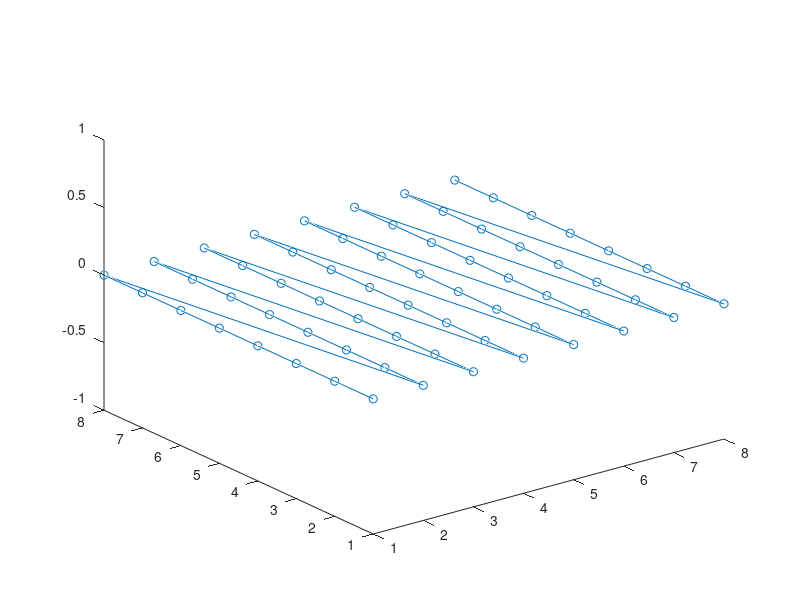

Source code (MATLAB): (Note: this script raises an error after producing the figure.)
DIM = 2;
NX = 8; 
if DIM == 1
    %[nodeX, nodeY, nodeZ] = meshgrid(linspace(0,1,NX),0,0);
    [nodeX, nodeY, nodeZ] = meshgrid(1:NX,0,0);
    [ijkX, ijkY, ijkZ] = meshgrid(1:NX,0,0); 
elseif DIM == 2
    %[nodeX, nodeY, nodeZ] = meshgrid(linspace(0,1,NX),linspace(0,1,NX),0);
    [nodeX, nodeY, nodeZ] = meshgrid(1:NX,1:NX,0);
    [ijkX, ijkY, ijkZ] = meshgrid(1:NX,1:NX,0); 
elseif DIM==3
    [nodeX, nodeY, nodeZ] = meshgrid(1:NX,1:NX,1:NX);
   % [nodeX, nodeY, nodeZ] = meshgrid(linspace(0,1,NX),linspace(0,1,NX),linspace(0,1,NX));
    [ijkX, ijkY, ijkZ] = meshgrid(1:NX,1:NX,1:NX);
else
    fprintf('Error, No support for dimensions greater than 3\n');
    return;
end

nodes = [nodeX(:), nodeY(:), nodeZ(:)];
ijk_ind = [ijkX(:), ijkY(:), ijkZ(:)];

%subplot(2,1,1)
plot3(nodes(:,1), nodes(:,2), nodes(:,3),'o-');

morton_ind = ijk_to_x(ijk_ind, DIM, [0,1]);

[temp morton_compressed_ind] = sort(morton_ind); 
s_nodes = nodes(morton_compressed_ind,:); 
%subplot(2,1,2)
plot3(s_nodes(:,1), s_nodes(:,2), s_nodes(:,3),'o-');
xlabel('k');
ylabel('i');
zlabel('j');


subplot(2,2,1); 
plot(nodes(:,1), nodes(:,2), 'o-');
title('Original (Raster) Order');


subplot(2,2,2); 
morton_ind = ijk_to_zz(ijk_ind, DIM, [0,1]);
[temp morton_compressed_ind] = sort(morton_ind); 
s_nodes = nodes(morton_compressed_ind,:); 
plot(s_nodes(:,1), s_nodes(:,2), 'o-');
title('Morton (Z) Order');

subplot(2,2,3); 
morton_ind = ijk_to_u(ijk_ind, DIM, [0,1]);
[temp morton_compressed_ind] = sort(morton_ind); 
s_nodes = nodes(morton_compressed_ind,:); 
plot(s_nodes(:,1), s_nodes(:,2), 'o-');
title('Gray-Code (U) Order');

subplot(2,2,4); 
morton_ind = ijk_to_x(ijk_ind, DIM, [0,1]);
[temp morton_compressed_ind] = sort(morton_ind); 
s_nodes = nodes(morton_compressed_ind,:); 
plot(s_nodes(:,1), s_nodes(:,2), 'o-');
title('Cross (X) Order');
